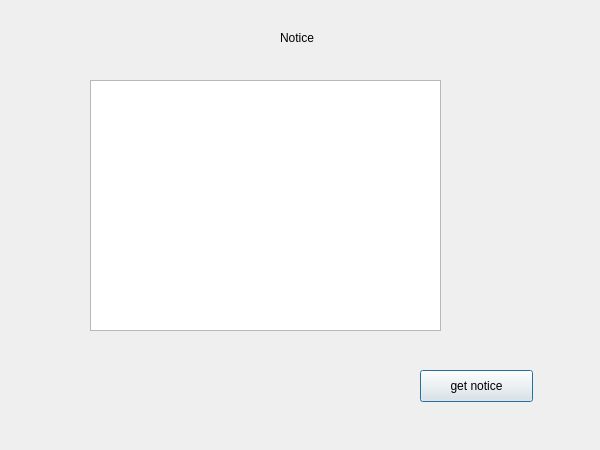
<?xml version="1.0" encoding="UTF-8"?>
<ui version="4.0">
 <class>Alphanotice</class>
 <widget class="QDialog" name="Alphanotice">
  <property name="geometry">
   <rect>
    <x>0</x>
    <y>0</y>
    <width>600</width>
    <height>450</height>
   </rect>
  </property>
  <property name="windowTitle">
   <string>Dialog</string>
  </property>
  <widget class="QTextBrowser" name="textBrowser">
   <property name="geometry">
    <rect>
     <x>90</x>
     <y>80</y>
     <width>351</width>
     <height>251</height>
    </rect>
   </property>
  </widget>
  <widget class="QPushButton" name="pushButton">
   <property name="geometry">
    <rect>
     <x>420</x>
     <y>370</y>
     <width>113</width>
     <height>32</height>
    </rect>
   </property>
   <property name="text">
    <string>get notice</string>
   </property>
  </widget>
  <widget class="QLabel" name="label">
   <property name="geometry">
    <rect>
     <x>280</x>
     <y>30</y>
     <width>59</width>
     <height>16</height>
    </rect>
   </property>
   <property name="text">
    <string>Notice</string>
   </property>
  </widget>
 </widget>
 <resources/>
 <connections/>
</ui>
